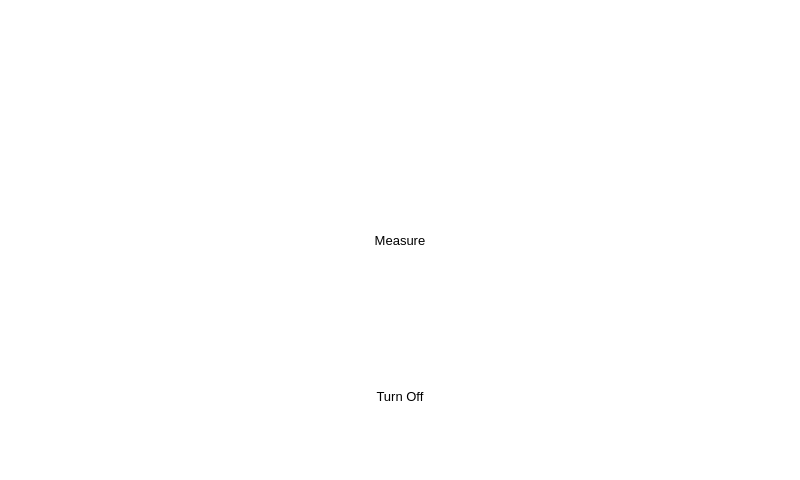
<?xml version="1.0" encoding="UTF-8"?>
<ui version="4.0">
 <class>MainMenu</class>
 <widget class="QMainWindow" name="MainMenu">
  <property name="geometry">
   <rect>
    <x>0</x>
    <y>0</y>
    <width>800</width>
    <height>480</height>
   </rect>
  </property>
  <property name="sizePolicy">
   <sizepolicy hsizetype="Preferred" vsizetype="Preferred">
    <horstretch>0</horstretch>
    <verstretch>0</verstretch>
   </sizepolicy>
  </property>
  <property name="minimumSize">
   <size>
    <width>800</width>
    <height>480</height>
   </size>
  </property>
  <property name="maximumSize">
   <size>
    <width>1920</width>
    <height>1200</height>
   </size>
  </property>
  <property name="windowTitle">
   <string>Blue Physics Main Menu Osciloscope</string>
  </property>
  <property name="windowIcon">
   <iconset>
    <normaloff>iconspd/onlysphere.png</normaloff>iconspd/onlysphere.png</iconset>
  </property>
  <property name="styleSheet">
   <string notr="true">background-color: rgb(255, 255, 255);</string>
  </property>
  <widget class="QWidget" name="centralwidget">
   <property name="autoFillBackground">
    <bool>false</bool>
   </property>
   <property name="styleSheet">
    <string notr="true">QFrame#frame{

background-color: qlineargradient(spread:pad, x1:0.5, y1:1, x2:0.5, y2:0, stop:0 rgba(250, 250, 250, 90), stop:0.9 rgba(255, 255, 255, 255));

}</string>
   </property>
   <layout class="QVBoxLayout" name="verticalLayout">
    <item>
     <widget class="QFrame" name="frame">
      <property name="styleSheet">
       <string notr="true">background-color: rgb(255, 255, 255);</string>
      </property>
      <property name="frameShape">
       <enum>QFrame::NoFrame</enum>
      </property>
      <property name="frameShadow">
       <enum>QFrame::Raised</enum>
      </property>
      <layout class="QHBoxLayout" name="horizontalLayout_2">
       <item>
        <spacer name="horizontalSpacer">
         <property name="orientation">
          <enum>Qt::Horizontal</enum>
         </property>
         <property name="sizeHint" stdset="0">
          <size>
           <width>40</width>
           <height>20</height>
          </size>
         </property>
        </spacer>
       </item>
       <item>
        <widget class="QLabel" name="label">
         <property name="text">
          <string/>
         </property>
         <property name="pixmap">
          <pixmap>iconspd/bluephysicslogo (2).jpg</pixmap>
         </property>
        </widget>
       </item>
       <item>
        <spacer name="horizontalSpacer_2">
         <property name="orientation">
          <enum>Qt::Horizontal</enum>
         </property>
         <property name="sizeHint" stdset="0">
          <size>
           <width>40</width>
           <height>20</height>
          </size>
         </property>
        </spacer>
       </item>
      </layout>
      <zorder>label</zorder>
      <zorder>horizontalSpacer</zorder>
      <zorder>horizontalSpacer_2</zorder>
     </widget>
    </item>
    <item>
     <widget class="QFrame" name="frame_2">
      <property name="styleSheet">
       <string notr="true">

QToolButton{
background-color:transparent;
border:none;

}

QToolButton:checked, QToolButton:pressed{
background-color:rgb(200,200,255);
border:1px solid rgb(60, 127, 177)
}

QToolButton:hover{
background-color:rgb(240,240,255)
}

QToolButton:checked:hover{
background-color:rgb(193,210,238);
}</string>
      </property>
      <property name="frameShape">
       <enum>QFrame::NoFrame</enum>
      </property>
      <property name="frameShadow">
       <enum>QFrame::Raised</enum>
      </property>
      <layout class="QHBoxLayout" name="horizontalLayout">
       <item>
        <widget class="QToolButton" name="tbmeasure">
         <property name="sizePolicy">
          <sizepolicy hsizetype="Expanding" vsizetype="Fixed">
           <horstretch>0</horstretch>
           <verstretch>0</verstretch>
          </sizepolicy>
         </property>
         <property name="minimumSize">
          <size>
           <width>102</width>
           <height>102</height>
          </size>
         </property>
         <property name="maximumSize">
          <size>
           <width>102</width>
           <height>102</height>
          </size>
         </property>
         <property name="palette">
          <palette>
           <active>
            <colorrole role="Button">
             <brush brushstyle="SolidPattern">
              <color alpha="0">
               <red>0</red>
               <green>0</green>
               <blue>0</blue>
              </color>
             </brush>
            </colorrole>
            <colorrole role="Base">
             <brush brushstyle="SolidPattern">
              <color alpha="0">
               <red>0</red>
               <green>0</green>
               <blue>0</blue>
              </color>
             </brush>
            </colorrole>
            <colorrole role="Window">
             <brush brushstyle="SolidPattern">
              <color alpha="0">
               <red>0</red>
               <green>0</green>
               <blue>0</blue>
              </color>
             </brush>
            </colorrole>
           </active>
           <inactive>
            <colorrole role="Button">
             <brush brushstyle="SolidPattern">
              <color alpha="0">
               <red>0</red>
               <green>0</green>
               <blue>0</blue>
              </color>
             </brush>
            </colorrole>
            <colorrole role="Base">
             <brush brushstyle="SolidPattern">
              <color alpha="0">
               <red>0</red>
               <green>0</green>
               <blue>0</blue>
              </color>
             </brush>
            </colorrole>
            <colorrole role="Window">
             <brush brushstyle="SolidPattern">
              <color alpha="0">
               <red>0</red>
               <green>0</green>
               <blue>0</blue>
              </color>
             </brush>
            </colorrole>
           </inactive>
           <disabled>
            <colorrole role="Button">
             <brush brushstyle="SolidPattern">
              <color alpha="0">
               <red>0</red>
               <green>0</green>
               <blue>0</blue>
              </color>
             </brush>
            </colorrole>
            <colorrole role="Base">
             <brush brushstyle="SolidPattern">
              <color alpha="0">
               <red>0</red>
               <green>0</green>
               <blue>0</blue>
              </color>
             </brush>
            </colorrole>
            <colorrole role="Window">
             <brush brushstyle="SolidPattern">
              <color alpha="0">
               <red>0</red>
               <green>0</green>
               <blue>0</blue>
              </color>
             </brush>
            </colorrole>
           </disabled>
          </palette>
         </property>
         <property name="font">
          <font>
           <pointsize>10</pointsize>
          </font>
         </property>
         <property name="toolTip">
          <string>Measure</string>
         </property>
         <property name="text">
          <string>Measure</string>
         </property>
         <property name="icon">
          <iconset>
           <normaloff>iconspd/measure.png</normaloff>iconspd/measure.png</iconset>
         </property>
         <property name="iconSize">
          <size>
           <width>75</width>
           <height>75</height>
          </size>
         </property>
         <property name="toolButtonStyle">
          <enum>Qt::ToolButtonTextUnderIcon</enum>
         </property>
        </widget>
       </item>
      </layout>
     </widget>
    </item>
    <item>
     <widget class="QFrame" name="frame_3">
      <property name="styleSheet">
       <string notr="true">

QToolButton{
background-color:transparent;
border:none;

}

QToolButton:checked, QToolButton:pressed{
background-color:rgb(200,200,255);
border:1px solid rgb(60, 127, 177)
}

QToolButton:hover{
background-color:rgb(240,240,255)
}

QToolButton:checked:hover{
background-color:rgb(193,210,238);
}</string>
      </property>
      <property name="frameShape">
       <enum>QFrame::NoFrame</enum>
      </property>
      <property name="frameShadow">
       <enum>QFrame::Raised</enum>
      </property>
      <layout class="QHBoxLayout" name="horizontalLayout_3">
       <item>
        <widget class="QToolButton" name="tboff">
         <property name="sizePolicy">
          <sizepolicy hsizetype="Expanding" vsizetype="Fixed">
           <horstretch>0</horstretch>
           <verstretch>0</verstretch>
          </sizepolicy>
         </property>
         <property name="minimumSize">
          <size>
           <width>102</width>
           <height>102</height>
          </size>
         </property>
         <property name="maximumSize">
          <size>
           <width>102</width>
           <height>102</height>
          </size>
         </property>
         <property name="font">
          <font>
           <pointsize>10</pointsize>
          </font>
         </property>
         <property name="toolTip">
          <string>Turn Off</string>
         </property>
         <property name="text">
          <string>Turn Off</string>
         </property>
         <property name="icon">
          <iconset>
           <normaloff>iconspd/turnoff.png</normaloff>iconspd/turnoff.png</iconset>
         </property>
         <property name="iconSize">
          <size>
           <width>75</width>
           <height>75</height>
          </size>
         </property>
         <property name="toolButtonStyle">
          <enum>Qt::ToolButtonTextUnderIcon</enum>
         </property>
        </widget>
       </item>
      </layout>
     </widget>
    </item>
   </layout>
  </widget>
 </widget>
 <resources/>
 <connections/>
</ui>
